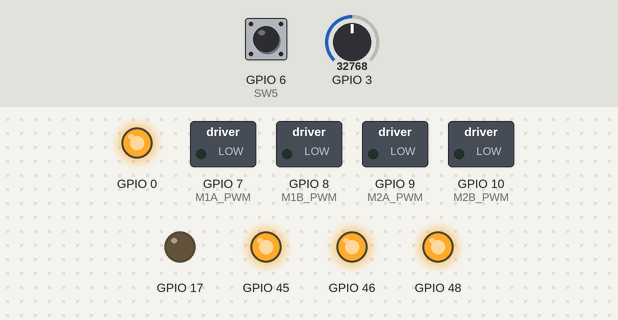
The program below on a simulated ESP32 board running MicroPython. Parts: switched loads named in the program (green lamp = pin HIGH), output pins drawn as LEDs (lit = HIGH). Dashed ring = blinking. The test bench sets the inputs (shaded band); at power-on: GPIO 6 (SW5) HIGH, GPIO 3 = 32768 (analog values on the 0–65535 scale). What the program prints to the serial console is not drawn.

Above: at 1.2 s.
1.3 s: GPIO 6 (SW5) pulled LOW for 0.15 s
3.1 s: GPIO 6 (SW5) pulled LOW for 1 s
At 4.5 s:
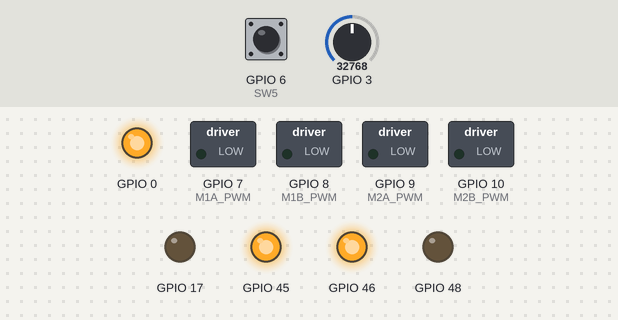
5.6 s: GPIO 6 (SW5) pulsed LOW 5 times (0.12 s each, 0.3 s apart)
At 5.75 s:
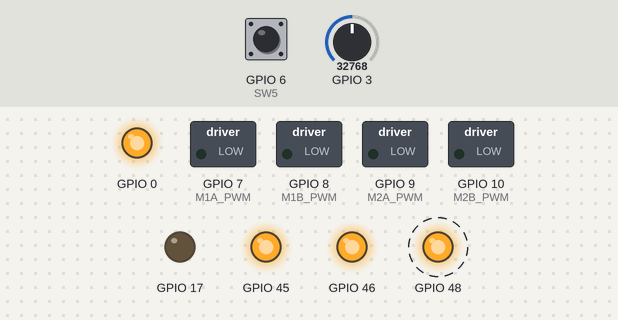
8.6 s: GPIO 3 set to 35216
10.1 s: GPIO 3 set to 36816
11.9 s: GPIO 6 (SW5) driven LOW
At 12.5 s:
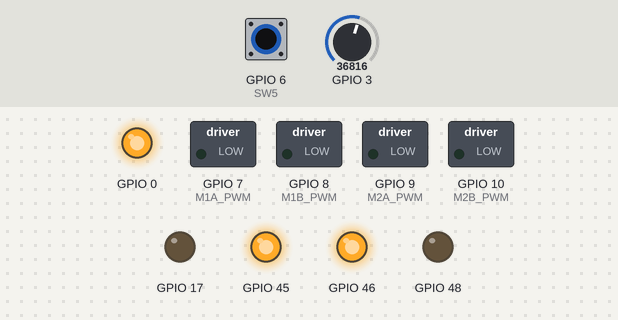
Timing chart, 0 to 14.4 s (numbered marks = the images above; inputs shaded):
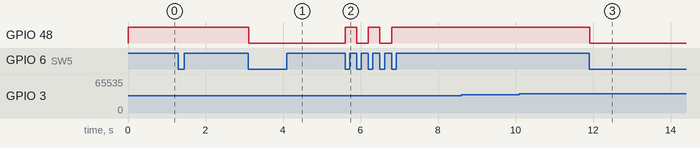

The program:

B10_Motor_Controller_Project.py
```python
# ================================================================================
# Project: Motor Controller [B10_Motor_Controller_Project.py]
# Version: 1.2
# Updated: September 14, 2026
#
# Platform: mirobo.tech BEAPER Nano circuit (robot configuration)
# Requires: BEAPER_Nano.py board module file
#
# Before starting this project, re-read GE 1, GE 2, GE 3, and GE 4
# from Activity 10: Analog Output.
#
# IMPORTANT HARDWARE NOTES:
#   The H-bridge motor driver outputs share pins with LED2-LED5.
#   Using this skeleton will prevent LED2-LED5 from being used as
#   status indicators - the PWM objects created here replace the
#   LED Pin objects from the board module on those pins.
#
#   Motor wiring (standard robot configuration):
#     M1A / M1B - Left motor
#     M2A / M2B - Right motor
#
#   The H-bridge driver requires motor power to be connected
#   separately from the logic supply. Ensure motor power is
#   connected before running motors. Never exceed the driver
#   chip's rated current per channel.
#
#   Always test motor direction at low speed (25%) before
#   increasing to full speed. If a motor runs the wrong direction,
#   swap its two wires at the motor terminal.
#
# This project configures both H-bridge channels as PWM outputs
# and provides a left_motor() speed control function and right_motor()
# and motors() function skeletons for you to finish implementing.
# Speed is given as a percentage from -100 (full reverse) to 100
# (full forward), with 0 as stopped.
#
# Controls:
#   RV1 - left motor speed  (clockwise = forward, anti-clockwise = reverse)
#   RV2 - right motor speed (anti-clockwise = reverse, clockwise = forward)
#   SW5 - enable/disable drive (safety enable switch)
# ================================================================================

# IMPORTANT: Copy BEAPER_Nano.py into your Arduino Nano ESP32.
import BEAPER_Nano as beaper  # Set up BEAPER Nano I/O

from machine import Pin, PWM
import time

# --- Program Constants ----------------
STEP_DELAY = 20                  # Main loop delay (ms)
MOTOR_FREQ = 1000                # PWM frequency for motors (Hz)
DEADBAND   = 5                   # Speed % below which motor is stopped
MAX_SPEED  = 100                 # Maximum speed percentage

# --- Motor PWM objects ----------------
# These replace LED2-LED5 Pin objects with PWM-capable motor drive outputs.
# A higher PWM frequency is used for motors than for LEDs - see Analysis Q3.
M1A_PWM = PWM(Pin(beaper.LED2_PIN), freq=MOTOR_FREQ, duty_u16=0)
M1B_PWM = PWM(Pin(beaper.LED3_PIN), freq=MOTOR_FREQ, duty_u16=0)
M2A_PWM = PWM(Pin(beaper.LED4_PIN), freq=MOTOR_FREQ, duty_u16=0)
M2B_PWM = PWM(Pin(beaper.LED5_PIN), freq=MOTOR_FREQ, duty_u16=0)

# --- Program Variables ----------------
drive_enabled = False                 # Safety enable flag


# --- Program Functions ----------------

def left_motor(speed):
  # Drive the left motor at the given speed (-100 to 100 percent).
  # Positive speed drives forward (M1A active, M1B LOW).
  # Negative speed drives reverse (M1B active, M1A LOW).
  # Zero or within deadband stops the motor (both outputs LOW).
  speed = max(-MAX_SPEED, min(MAX_SPEED, speed))
  if abs(speed) < DEADBAND:
    M1A_PWM.duty_u16(0)
    M1B_PWM.duty_u16(0)
    return
  duty = int(abs(speed) * 65535 / 100)
  if speed > 0:
    M1A_PWM.duty_u16(duty)
    M1B_PWM.duty_u16(0)
  else:
    M1A_PWM.duty_u16(0)
    M1B_PWM.duty_u16(duty)

def right_motor(speed):
  # Drive the right motor at the given speed (-100 to 100 percent).
  # Positive speed drives forward (M2B active, M2A LOW).
  # Negative speed drives reverse (M2A active, M2B LOW).
  # TODO: implement using M2A_PWM and M2B_PWM, following left_motor() above
  pass

def motors(left_speed, right_speed):
  # Drive both motors at the given speeds.
  # TODO: call left_motor() and right_motor() with their respective speeds
  pass

def pot_to_speed(pot_value):
  # Convert a potentiometer reading (0-65535) to a motor speed (-100 to 100).
  # The centre of the pot range maps to 0 (stopped).
  # Values within DEADBAND percent of centre return 0.
  speed = int((pot_value - 32767) * 100 / 32767)
  speed = max(-MAX_SPEED, min(MAX_SPEED, speed))
  if abs(speed) < DEADBAND:
    return 0
  return speed


# --- Main Program ---------------------

beaper.nano_led_on()
motors(0, 0)
print("Motor Controller")
print("SW5: enable/disable drive   RV1: left speed   RV2: right speed")
print("Drive DISABLED - press SW5 to enable")

while True:
  # SW5 toggles drive enable (press and release to toggle)
  if beaper.SW5.value() == 0:
    drive_enabled = not drive_enabled
    if drive_enabled:
      beaper.nano_led_on()
      print("Drive ENABLED")
    else:
      motors(0, 0)
      beaper.nano_led_off()
      print("Drive DISABLED")
    while beaper.SW5.value() == 0:     # Wait for SW5 release
      pass

  if drive_enabled:
    left_speed  = pot_to_speed(beaper.RV1_level())
    # TODO: read RV2 and convert to right_speed using pot_to_speed()
    right_speed = 0
    motors(left_speed, right_speed)
    print("L:", left_speed, "  R:", right_speed, end="\r")
  else:
    motors(0, 0)

  time.sleep_ms(STEP_DELAY)


# ================================================================================
# Extension Activities
# ================================================================================
#
# --------------------------------------------------------------------------------
# EA 1 - Complete the skeleton
# --------------------------------------------------------------------------------
#
# Note: BEAPER Nano will need to be powered using either a power
# supply or a battery pack connected to the CON1 screw terminal
# strip to run the motors.
#
# Test the program with one motor connected to the left motor
# terminals. Finish the right_motor() and motors() functions in
# the program and test them to make sure they work.
#
# --------------------------------------------------------------------------------
# EA 2 - Acceleration limiting
# --------------------------------------------------------------------------------
#
# Add acceleration limiting so that motor speed changes gradually
# rather than jumping to the target immediately. Store the current
# speed for each motor in a variable and move it toward the target
# by a fixed step per loop iteration. What step size gives a
# natural-feeling acceleration without making the robot feel
# sluggish?
#
# --------------------------------------------------------------------------------
# EA 3 - Timed movement sequences
# --------------------------------------------------------------------------------
#
# Implement a 'drive_timed(left_speed, right_speed, duration_ms)'
# function that drives both motors at the given speeds for a set
# duration, then stops. Use it to create a simple repeatable
# movement sequence - forward, turn, forward, stop.
#
# Note that 'drive_timed()' blocks the main loop for its full
# duration using 'time.sleep_ms()'. Activity 11 introduces
# non-blocking timing that allows other actions to continue
# during a timed movement.
#
# --------------------------------------------------------------------------------
# EA 4 - Four-pump or four-fan controller
# --------------------------------------------------------------------------------
#
# The H-bridge driver can control four independent single-direction
# loads (pumps, fans) by wiring each load between one motor output
# pin and ground. Reconfigure the motor PWM objects for the type of
# load that will be controlled:
#
# Example code:
#
# PUMP1_PWM = PWM(Pin(beaper.LED2_PIN), freq=1000, duty_u16=0)
# PUMP2_PWM = PWM(Pin(beaper.LED3_PIN), freq=1000, duty_u16=0)
# PUMP3_PWM = PWM(Pin(beaper.LED4_PIN), freq=1000, duty_u16=0)
# PUMP4_PWM = PWM(Pin(beaper.LED5_PIN), freq=1000, duty_u16=0)
#
# Use SW2-SW5 to enable each pump independently and RV1 to set
# a shared duty cycle (flow rate). Add a maximum run time per
# pump to prevent overheating or as a safety measure to prevent
# a storage tank overflow.
```

Source omitted: BEAPER_Nano.py (13774 bytes)

Measured:
- after the input at 1.3 s, every drawn part: stays the same
- after the input at 3.1 s, GPIO 48: HIGH → LOW at once
- after the input at 5.6 s, GPIO 48: alternates HIGH for 0.30 s and LOW for 0.30 s, 5 changes in all, then stays HIGH, starting at once
- after the input at 8.6 s, every drawn part: stays the same
- after the input at 10.1 s, every drawn part: stays the same
- after the input at 11.9 s, GPIO 48: HIGH → LOW at once
